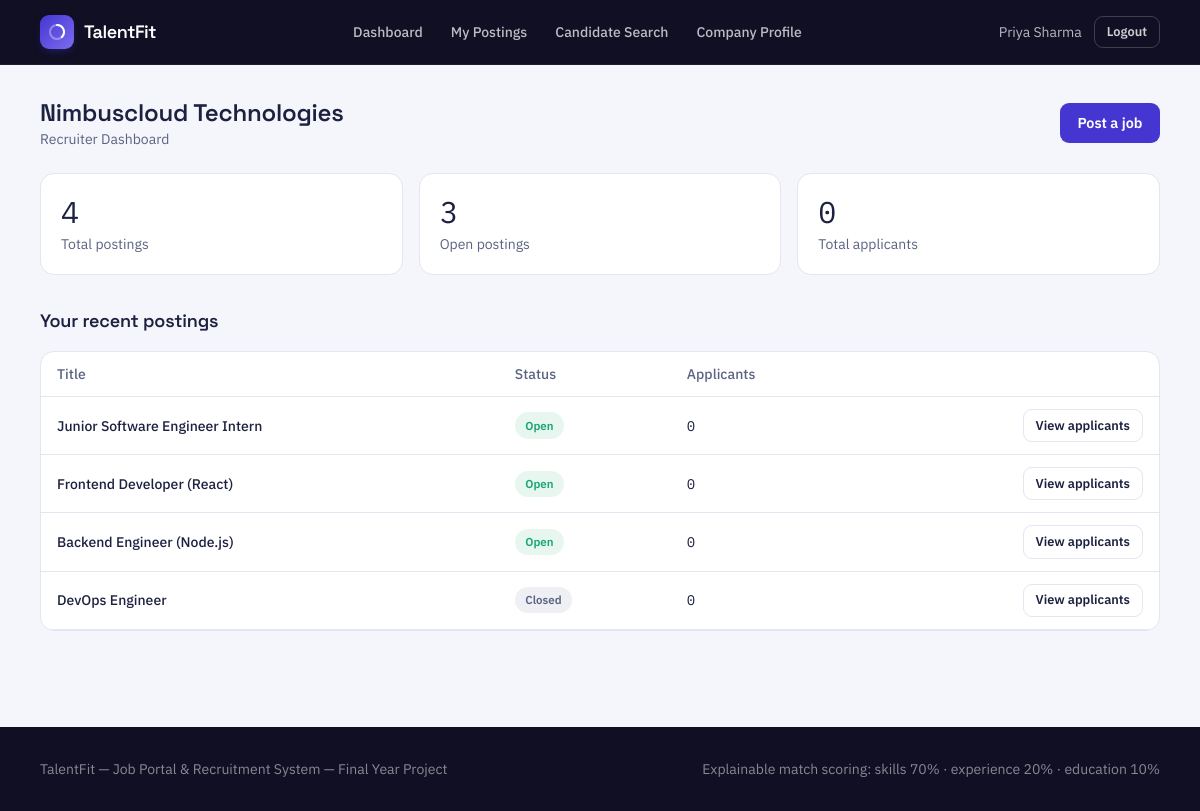
Screenshot of /recruiter/dashboard (signed in) with the database file from the repository.
### tables this page shows
CREATE TABLE users (
    id INT AUTO_INCREMENT PRIMARY KEY,
    name VARCHAR(150) NOT NULL,
    email VARCHAR(190) NOT NULL UNIQUE,
    password_hash VARCHAR(255) NULL,
    role ENUM('admin', 'recruiter', 'candidate') NOT NULL,
    status ENUM('pending', 'approved', 'rejected', 'suspended') NOT NULL DEFAULT 'approved',
    source ENUM('seed', 'self_registered', 'bulk_import', 'admin_manual') NOT NULL DEFAULT 'self_registered',
    reset_token VARCHAR(64) NULL,
    reset_token_expires_at DATETIME NULL,
    created_at TIMESTAMP NOT NULL DEFAULT CURRENT_TIMESTAMP,
    updated_at TIMESTAMP NOT NULL DEFAULT CURRENT_TIMESTAMP ON UPDATE CURRENT_TIMESTAMP
);

CREATE TABLE recruiter_profiles (
    user_id INT PRIMARY KEY,
    company_name VARCHAR(180) NOT NULL,
    company_description TEXT NULL,
    logo_path VARCHAR(255) NULL,
    website VARCHAR(255) NULL,
    work_email_domain VARCHAR(150) NULL,
    contact_name VARCHAR(150) NULL,
    contact_phone VARCHAR(30) NULL,
    CONSTRAINT fk_rp_user FOREIGN KEY (user_id) REFERENCES users(id) ON DELETE CASCADE
);

CREATE TABLE jobs (
    id INT AUTO_INCREMENT PRIMARY KEY,
    recruiter_id INT NOT NULL,
    title VARCHAR(180) NOT NULL,
    description TEXT NOT NULL,
    location VARCHAR(150) NOT NULL,
    job_type ENUM('full_time', 'part_time', 'internship', 'contract') NOT NULL DEFAULT 'full_time',
    min_years_experience DECIMAL(4,1) NOT NULL DEFAULT 0,
    min_education_level ENUM('high_school', 'diploma', 'bachelor', 'master', 'phd') NULL,
    status ENUM('draft', 'open', 'closed') NOT NULL DEFAULT 'open',
    moderation_status ENUM('active', 'flagged', 'removed') NOT NULL DEFAULT 'active',
    moderation_note VARCHAR(255) NULL,
    created_at TIMESTAMP NOT NULL DEFAULT CURRENT_TIMESTAMP,
    updated_at TIMESTAMP NOT NULL DEFAULT CURRENT_TIMESTAMP ON UPDATE CURRENT_TIMESTAMP,
    CONSTRAINT fk_jobs_recruiter FOREIGN KEY (recruiter_id) REFERENCES users(id) ON DELETE CASCADE
);

### app/views/recruiter/dashboard.php (the view, shortened to what the rows shown need)
<div class="flex items-center justify-between mb-6 flex-wrap gap-3">
    <div>
        <h1 class="font-display font-semibold text-2xl text-ink"><?= e($profile['company_name'] ?? $user['name']) ?></h1>
        <p class="text-sm text-slateink">Recruiter Dashboard</p>
    </div>
    <a href="<?= Router::url('/recruiter/jobs/new') ?>" class="btn-primary <?= $user['status'] !== 'approved' ? 'opacity-50 pointer-events-none' : '' ?>">Post a job</a>
</div>
<div class="grid sm:grid-cols-3 gap-4 mb-8">
    <div class="card-surface p-5"><div class="text-3xl font-mono text-ink"><?= count($jobs) ?></div><div class="text-sm text-slateink mt-1">Total postings</div></div>
    <div class="card-surface p-5"><div class="text-3xl font-mono text-ink"><?= $openJobsCount ?></div><div class="text-sm text-slateink mt-1">Open postings</div></div>
    <div class="card-surface p-5"><div class="text-3xl font-mono text-ink"><?= $totalApplicants ?></div><div class="text-sm text-slateink mt-1">Total applicants</div></div>
</div>
<h2 class="font-display font-semibold text-lg text-ink mb-4">Your recent postings</h2>
<div class="card-surface overflow-x-auto">
    <table class="w-full text-sm">
        <thead><tr class="text-left text-slateink border-b hairline">
            <th class="py-3 px-4 font-medium">Title</th><th class="py-3 px-4 font-medium">Status</th>
            <th class="py-3 px-4 font-medium">Applicants</th><th class="py-3 px-4 font-medium"></th>
        </tr></thead>
        <tbody>
        <?php foreach (array_slice($jobs, 0, 8) as $j): ?>
            <tr class="border-b hairline">
                <td class="py-3 px-4 font-medium text-ink"><?= e($j['title']) ?></td>
                <td class="py-3 px-4"><span class="status-badge status-<?= e($j['status']) ?> capitalize"><?= e($j['status']) ?></span></td>
                <td class="py-3 px-4 font-mono"><?= $j['application_count'] ?></td>
                <td class="py-3 px-4 text-right"><a href="<?= Router::url('/recruiter/jobs/' . $j['id'] . '/applicants') ?>" class="btn-secondary btn-sm">View applicants</a></td>
            </tr>
        <?php endforeach; ?>
        </tbody>
    </table>
</div>

### core/Router.php (shortened to what the rows shown need)
<?php
class Router
{
    private array $routes = ['GET' => [], 'POST' => []];
    private static string $basePath = '';
    public static function setBasePath(string $path): void
    {
        self::$basePath = rtrim($path, '/');
    }
    public static function url(string $path = ''): string
    {
        return self::$basePath . $path;
    }
    public function get(string $pattern, array $handler): void
    {
        $this->routes['GET'][$pattern] = $handler;
    }
    public function post(string $pattern, array $handler): void
    {
        $this->routes['POST'][$pattern] = $handler;
    }
    public function dispatch(string $method, string $uri): void
    {
        $path = parse_url($uri, PHP_URL_PATH) ?? '/';
        $path = rtrim($path, '/');
        foreach ($this->routes[$method] ?? [] as $pattern => $handler) {
            $params = $this->match($pattern, $path);
            if ($params !== null) {
                [$controllerClass, $action] = $handler;
                $controller = new $controllerClass();
                call_user_func_array([$controller, $action], $params);
                return;
            }
        }
    }
    private function match(string $pattern, string $path): ?array
    {
        $regex = preg_replace('#\{[a-zA-Z_]+\}#', '([^/]+)', $pattern);
        $regex = rtrim($regex, '/');
        if ($regex === '') {
            $regex = '/';
        }
        if (!preg_match('#^' . $regex . '$#', $path, $matches)) {
            return null;
        }
        array_shift($matches);
        return $matches;
    }
}

### app/views/partials/header.php (shortened to what the rows shown need)
<?php
$currentUser = Auth::user();
$role = $currentUser['role'] ?? null;
?>
<!doctype html>
<html lang="en">
<head>
    <script src="https://cdn.tailwindcss.com"></script>
    <link href="<?= Router::url('/assets/css/style.css') ?>" rel="stylesheet">
</head>
<body class="font-body">
<nav class="tf-nav">
    <div class="max-w-6xl mx-auto px-4 flex items-center justify-between h-16">
        <a href="<?= Router::url($currentUser ? Auth::dashboardPath() : '/') ?>" class="flex items-center gap-2.5">
            <span class="brand-mark">
                <svg width="18" height="18" viewBox="0 0 36 36" fill="none">
                    <circle cx="18" cy="18" r="14" stroke="rgba(255,255,255,0.35)" stroke-width="4"/>
                    <path d="M18 4a14 14 0 0 1 9.9 23.9" stroke="#fff" stroke-width="4" stroke-linecap="round"/>
                </svg>
            </span>
            <span class="font-display font-semibold text-white text-lg tracking-tight">TalentFit</span>
        </a>
        <div class="hidden md:flex items-center gap-1 text-sm font-medium">
            <?php if ($role === 'admin'): ?>
                <a class="nav-link px-3 py-2" href="<?= Router::url('/admin/dashboard') ?>">Dashboard</a>
                <a class="nav-link px-3 py-2" href="<?= Router::url('/admin/recruiters') ?>">Recruiters</a>
                <a class="nav-link px-3 py-2" href="<?= Router::url('/admin/candidates') ?>">Candidates</a>
                <a class="nav-link px-3 py-2" href="<?= Router::url('/admin/jobs') ?>">Jobs</a>
                <a class="nav-link px-3 py-2" href="<?= Router::url('/admin/skills') ?>">Skills</a>
                <a class="nav-link px-3 py-2" href="<?= Router::url('/admin/applications') ?>">Applications</a>
            <?php elseif ($role === 'recruiter'): ?>
                <a class="nav-link px-3 py-2" href="<?= Router::url('/recruiter/dashboard') ?>">Dashboard</a>
                <a class="nav-link px-3 py-2" href="<?= Router::url('/recruiter/jobs') ?>">My Postings</a>
                <a class="nav-link px-3 py-2" href="<?= Router::url('/recruiter/candidates') ?>">Candidate Search</a>
                <a class="nav-link px-3 py-2" href="<?= Router::url('/recruiter/company') ?>">Company Profile</a>
            <?php else: ?>
                <a class="nav-link px-3 py-2" href="<?= Router::url('/jobs') ?>">Browse Jobs</a>
            <?php endif; ?>
        </div>
        <div class="flex items-center gap-3">
            <?php if ($currentUser): ?>
                <a href="<?= Router::url('/account') ?>" class="hidden sm:inline text-sm text-white/70 hover:text-white"><?= e($currentUser['name']) ?></a>
                <form method="post" action="<?= Router::url('/logout') ?>">
                    <button type="submit" class="btn-secondary btn-sm !bg-transparent !text-white/80 !border-white/20 hover:!text-white">Logout</button>
                </form>
            <?php else: ?>
                <a href="<?= Router::url('/login') ?>" class="text-sm font-medium text-white/80 hover:text-white">Login</a>
                <a href="<?= Router::url('/register') ?>" class="btn-primary btn-sm">Get started</a>
            <?php endif; ?>
        </div>
    </div>
</nav>
<main class="max-w-6xl mx-auto px-4 py-8">

### rows the page displays
users: name "Priya Sharma"
recruiter_profiles: company_name "Nimbuscloud Technologies"
jobs: title "Junior Software Engineer Intern", status "Open", application_count "0"
jobs: title "Frontend Developer (React)", status "Open", application_count "0"
jobs: title "Backend Engineer (Node.js)", status "Open", application_count "0"
jobs: title "DevOps Engineer", status "Closed", application_count "0"

### other values shown
count($jobs) "4"
$totalApplicants "0"
